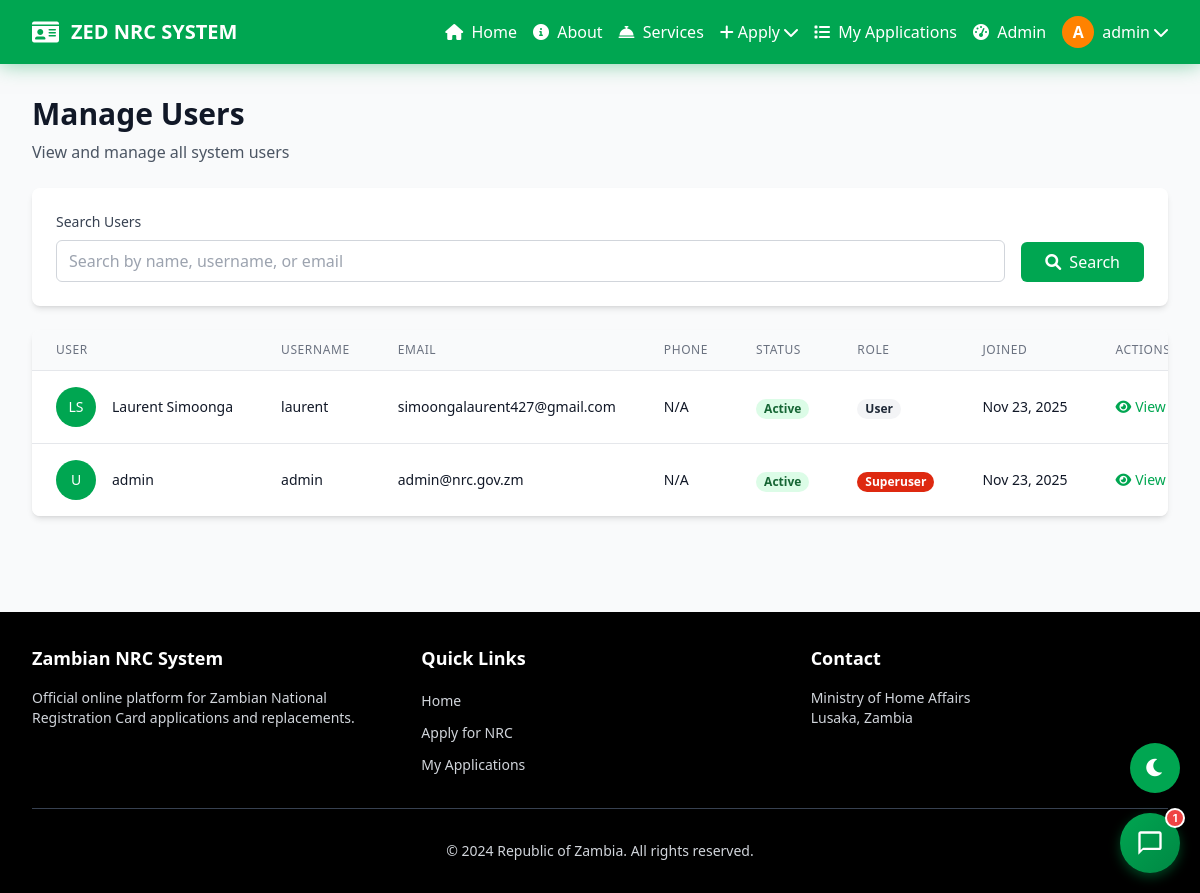
The app's page /dashboard/users/ (signed in) with its own data.
### accounts/models.py (models this page shows, shortened)
class CustomUser(AbstractUser):
    phone_number = models.CharField(max_length=15, blank=True)
    nrc_number = models.CharField(max_length=20, blank=True, unique=True, null=True)
    profile_image = models.ImageField(upload_to='profile_images/', blank=True, null=True)
    bio = models.TextField(max_length=500, blank=True)
    otp_code = models.CharField(max_length=6, blank=True, null=True)
    otp_created_at = models.DateTimeField(blank=True, null=True)
    otp_verified = models.BooleanField(default=False)
    def get_initials(self):
        if self.first_name and self.last_name:
            return f"{self.first_name[0]}{self.last_name[0]}".upper()
        return self.username[0].upper() if self.username else "U"

### applications/views.py (the view, shortened to what this page needs)
# urls.py: path('dashboard/users/', views.admin_users, name='admin_users'),
@user_passes_test(is_admin)
def admin_users(request):
    from django.contrib.auth import get_user_model
    User = get_user_model()
    search_query = request.GET.get('search', '')
    users = User.objects.all()
    paginator = Paginator(users, 20)
    page_number = request.GET.get('page')
    page_obj = paginator.get_page(page_number)
    context = {
        'page_obj': page_obj,
        'search_query': search_query,
    }
    return render(request, 'applications/admin_users.html', context)

### applications/views.py (called while the page is built)
def is_admin(user):
    return user.is_staff or user.is_superuser

### templates/applications/admin_users.html (shortened to what this page needs)
{% extends 'base.html' %}
{% block content %}
<div class="max-w-7xl mx-auto">
    <div class="mb-6">
        <h1 class="text-3xl font-bold text-gray-900 mb-2">Manage Users</h1>
        <p class="text-gray-600">View and manage all system users</p>
    </div>
    <div class="bg-white rounded-lg shadow-md p-6 mb-6">
        <form method="get" class="flex gap-4">
            <div class="flex-1">
                <label for="search" class="block text-sm font-medium text-gray-700 mb-2">Search Users</label>
                <input type="text" id="search" name="search" value="{{ search_query }}"
                       class="w-full px-3 py-2 border border-gray-300 rounded-md focus:outline-none focus:ring-zambian-green focus:border-zambian-green"
                       placeholder="Search by name, username, or email">
            </div>
            <div class="flex items-end">
                <button type="submit"
                        class="px-6 py-2 bg-zambian-green text-white rounded-md hover:bg-green-700 transition-colors">
                    <i class="fas fa-search mr-2"></i>Search
                </button>
            </div>
        </form>
    </div>
    {% if page_obj %}
        <div class="bg-white rounded-lg shadow-md overflow-hidden">
            <div class="overflow-x-auto">
                <table class="min-w-full divide-y divide-gray-200">
                    <thead class="bg-gray-50">
                        <tr>
                            <th class="px-6 py-3 text-left text-xs font-medium text-gray-500 uppercase tracking-wider">User</th>
                            <th class="px-6 py-3 text-left text-xs font-medium text-gray-500 uppercase tracking-wider">Username</th>
                            <th class="px-6 py-3 text-left text-xs font-medium text-gray-500 uppercase tracking-wider">Email</th>
                            <th class="px-6 py-3 text-left text-xs font-medium text-gray-500 uppercase tracking-wider">Phone</th>
                            <th class="px-6 py-3 text-left text-xs font-medium text-gray-500 uppercase tracking-wider">Status</th>
                            <th class="px-6 py-3 text-left text-xs font-medium text-gray-500 uppercase tracking-wider">Role</th>
                            <th class="px-6 py-3 text-left text-xs font-medium text-gray-500 uppercase tracking-wider">Joined</th>
                            <th class="px-6 py-3 text-left text-xs font-medium text-gray-500 uppercase tracking-wider">Actions</th>
                        </tr>
                    </thead>
                    <tbody class="bg-white divide-y divide-gray-200">
                        {% for user in page_obj %}
                        <tr class="hover:bg-gray-50">
                            <td class="px-6 py-4 whitespace-nowrap">
                                <div class="flex items-center">
                                    <div class="flex-shrink-0 h-10 w-10">
                                        <div class="h-10 w-10 rounded-full bg-zambian-green flex items-center justify-center">
                                            <span class="text-sm font-medium text-white">
                                                {{ user.first_name|first|default:"U" }}{{ user.last_name|first|default:"" }}
                                            </span>
                                        </div>
                                    </div>
                                    <div class="ml-4">
                                        <div class="text-sm font-medium text-gray-900">
                                            {{ user.get_full_name|default:user.username }}
                                        </div>
                                    </div>
                                </div>
                            </td>
                            <td class="px-6 py-4 whitespace-nowrap text-sm text-gray-900">
                                {{ user.username }}
                            </td>
                            <td class="px-6 py-4 whitespace-nowrap text-sm text-gray-900">
                                {{ user.email }}
                            </td>
                            <td class="px-6 py-4 whitespace-nowrap text-sm text-gray-900">
                                {{ user.phone_number|default:"N/A" }}
                            </td>
                            <td class="px-6 py-4 whitespace-nowrap">
                                <span class="px-2 inline-flex text-xs leading-5 font-semibold rounded-full
                                           {% if user.is_active %}bg-green-100 text-green-800{% else %}bg-red-100 text-red-800{% endif %}">
                                    {% if user.is_active %}Active{% else %}Inactive{% endif %}
                                </span>
                            </td>
                            <td class="px-6 py-4 whitespace-nowrap">
                                <span class="px-2 inline-flex text-xs leading-5 font-semibold rounded-full
                                           {% if user.is_superuser %}bg-zambian-red text-white
                                           {% elif user.is_staff %}bg-zambian-orange text-white
                                           {% else %}bg-gray-100 text-gray-800{% endif %}">
                                    {% if user.is_superuser %}Superuser
                                    {% elif user.is_staff %}Staff
                                    {% else %}User{% endif %}
                                </span>
                            </td>
                            <td class="px-6 py-4 whitespace-nowrap text-sm text-gray-900">
                                {{ user.date_joined|date:"M d, Y" }}
                            </td>
                            <td class="px-6 py-4 whitespace-nowrap text-sm font-medium">
                                <a href="{% url 'applications:admin_user_detail' user.id %}"
                                   class="text-zambian-green hover:text-green-700">
                                    <i class="fas fa-eye mr-1"></i>View
                                </a>
                            </td>
                        </tr>
                        {% endfor %}
                    </tbody>
                </table>
            </div>
        </div>
    {% else %}
        <div class="bg-white rounded-lg shadow-md p-8 text-center">
            <i class="fas fa-users text-6xl text-gray-300 mb-4"></i>
            <h3 class="text-xl font-semibold text-gray-900 mb-2">No Users Found</h3>
            <p class="text-gray-600">No users match your search criteria.</p>
        </div>
    {% endif %}
</div>
{% endblock %}

### templates/base.html (shortened to what this page needs)
{% load static %}
<!DOCTYPE html>
<html lang="en">
<head>
    <script src="https://cdn.tailwindcss.com"></script>
    <link href="https://cdnjs.cloudflare.com/ajax/libs/font-awesome/6.0.0/css/all.min.css" rel="stylesheet">
    <link href="{% static 'css/animations.css' %}" rel="stylesheet">
    <link href="{% static 'css/chat-widget.css' %}" rel="stylesheet">
    <link href="{% static 'css/mobile-responsive.css' %}" rel="stylesheet">
    <link href="{% static 'css/pwa-styles.css' %}" rel="stylesheet">
    <link href="{% static 'css/auth-enhancements.css' %}" rel="stylesheet">
    <link href="{% static 'css/dark-mode.css' %}" rel="stylesheet">
    <link href="{% static 'css/ios-install-prompt.css' %}" rel="stylesheet">
</head>
<body class="bg-gray-50 min-h-screen loading">
    <nav class="bg-zambian-green shadow-lg">
        <div class="max-w-7xl mx-auto px-4 sm:px-6 lg:px-8">
            <div class="flex justify-between h-16">
                <div class="flex items-center">
                    <a href="{% url 'applications:home' %}" class="flex items-center">
                        <i class="fas fa-id-card text-white text-2xl mr-2 sm:mr-3"></i>
                        <span class="text-white text-lg sm:text-xl font-bold hidden sm:inline">ZED NRC SYSTEM</span>
                    </a>
                </div>
                <div class="hidden md:flex items-center space-x-4 desktop-menu">
                    {% if user.is_authenticated %}
                        <a href="{% url 'applications:home' %}" class="text-white hover:text-zambian-orange transition-colors">
                            <i class="fas fa-home mr-1"></i> Home
                        </a>
                        <a href="{% url 'applications:about' %}" class="text-white hover:text-zambian-orange transition-colors">
                            <i class="fas fa-info-circle mr-1"></i> About
                        </a>
                        <a href="{% url 'applications:services' %}" class="text-white hover:text-zambian-orange transition-colors">
                            <i class="fas fa-concierge-bell mr-1"></i> Services
                        </a>
                        <div class="relative group">
                            <button class="text-white hover:text-zambian-orange transition-colors flex items-center">
                                <i class="fas fa-plus mr-1"></i> Apply
                                <i class="fas fa-chevron-down ml-1"></i>
                            </button>
                        </div>
                        <a href="{% url 'applications:my_applications' %}" class="text-white hover:text-zambian-orange transition-colors">
                            <i class="fas fa-list mr-1"></i> My Applications
                        </a>
                        {% if user.is_staff %}
                            <a href="{% url 'applications:admin_dashboard' %}" class="text-white hover:text-zambian-orange transition-colors">
                                <i class="fas fa-tachometer-alt mr-1"></i> Admin
                            </a>
                        {% endif %}
                        <div class="relative group">
                            <button class="text-white hover:text-zambian-orange transition-colors flex items-center">
                                {% if user.profile_image %}
                                    <img src="{{ user.profile_image.url }}" alt="{{ user.get_full_name }}"
                                         class="w-8 h-8 rounded-full object-cover border-2 border-white mr-2">
                                {% else %}
                                    <div class="w-8 h-8 rounded-full bg-zambian-orange flex items-center justify-center text-white font-semibold mr-2">
                                        {{ user.get_initials }}
                                    </div>
                                {% endif %}
                                <span class="hidden lg:inline">{{ user.get_full_name|default:user.username }}</span>
                                <i class="fas fa-chevron-down ml-1"></i>
                            </button>
                        </div>
                    {% endif %}
                </div>
            </div>
        </div>
    </nav>
    <main class="max-w-7xl mx-auto px-4 sm:px-6 lg:px-8 py-8">
        {% block content %}
        {% endblock %}
    </main>
    <footer class="bg-zambian-black text-white mt-16">
        <div class="max-w-7xl mx-auto px-4 sm:px-6 lg:px-8 py-8">
            <div class="grid grid-cols-1 sm:grid-cols-2 md:grid-cols-3 gap-8">
                <div>
                    <h3 class="text-lg font-semibold mb-4">Zambian NRC System</h3>
                    <p class="text-gray-300 text-sm">Official online platform for Zambian National Registration Card applications and replacements.</p>
                </div>
                <div>
                    <h3 class="text-lg font-semibold mb-4">Quick Links</h3>
                    <ul class="space-y-2">
                        <li><a href="{% url 'applications:home' %}" class="text-gray-300 hover:text-zambian-orange transition-colors text-sm">Home</a></li>
                        <li><a href="{% url 'applications:apply' %}" class="text-gray-300 hover:text-zambian-orange transition-colors text-sm">Apply for NRC</a></li>
                        <li><a href="{% url 'applications:my_applications' %}" class="text-gray-300 hover:text-zambian-orange transition-colors text-sm">My Applications</a></li>
                    </ul>
                </div>
                <div>
                    <h3 class="text-lg font-semibold mb-4">Contact</h3>
                    <p class="text-gray-300 text-sm">Ministry of Home Affairs</p>
                    <p class="text-gray-300 text-sm">Lusaka, Zambia</p>
                </div>
            </div>
            <div class="border-t border-gray-700 mt-8 pt-8 text-center">
                <p class="text-gray-300 text-sm">&copy; 2024 Republic of Zambia. All rights reserved.</p>
            </div>
        </div>
    </footer>
    {% if user.is_authenticated %}
        <link href="{% static 'css/chat-widget-voice.css' %}" rel="stylesheet">
    {% endif %}
</body>
</html>

### static/css/animations.css (style rules this page uses)
html { scroll-behavior: smooth; }
body { overflow-x: hidden; overflow-y: auto; }
* { backface-visibility: hidden; -webkit-font-smoothing: antialiased; }
.card-hover { transition: all 0.2s ease; }
.btn-hover { position: relative; overflow: hidden; transition: all 0.3s ease; }
.btn-hover::before { content: ''; position: absolute; top: 50%; left: 50%; width: 0; height: 0; border-radius: 50%; background: rgba(255, 255, 255, 0.2); transform: translate(-50%, -50%); transition: width 0.6s, height 0.6s; }
.link-hover { position: relative; transition: color 0.3s ease; }
.link-hover::after { content: ''; position: absolute; bottom: -2px; left: 0; width: 0; height: 2px; background: currentColor; transition: width 0.3s ease; }
.input-focus { transition: all 0.3s ease; }
.table-row-hover { transition: all 0.2s ease; }
button, a, input, select, textarea { transition: all 0.3s ease; }
.page-transition { animation: fadeIn 0.5s ease; }
.notification-slide { animation: slideInDown 0.5s ease; }
.glow-effect { transition: all 0.3s ease; }

### static/css/mobile-responsive.css (style rules this page uses)
@media (min-width: 769px) { .desktop-menu { display: flex; } }
@media (min-width: 1024px) { .grid-cols-1 { grid-template-columns: repeat(3, 1fr) !important; } }
html { scroll-behavior: smooth; }
html { -webkit-text-size-adjust: 100%; -ms-text-size-adjust: 100%; }

### static/css/dark-mode.css (style rules this page uses)
:root { --bg-primary: #ffffff; --bg-secondary: #f9fafb; --bg-tertiary: #f3f4f6; --text-primary: #111827; --text-secondary: #6b7280; --border-color: #e5e7eb; --shadow: rgba(0, 0, 0, 0.1); --zambian-green: #00A651; --zambian-green-dark: #008a44; }
body, nav, .bg-white, .bg-gray-50, .bg-gray-100, input, textarea, select { transition: background-color 0.3s ease, color 0.3s ease, border-color 0.3s ease; }

### records on screen
CustomUser: get_initials "A", get_full_name "admin", first_name|first "U", username "admin", email "admin@nrc.gov.zm", phone_number "N/A", is_active "Active", is_superuser "Superuser", date_joined "Nov 23, 2025"
CustomUser: first_name|first "L", last_name|first "S", get_full_name "Laurent Simoonga", username "laurent", email "simoongalaurent427@gmail.com", phone_number "N/A", is_active "Active", is_superuser "User", date_joined "Nov 23, 2025"
